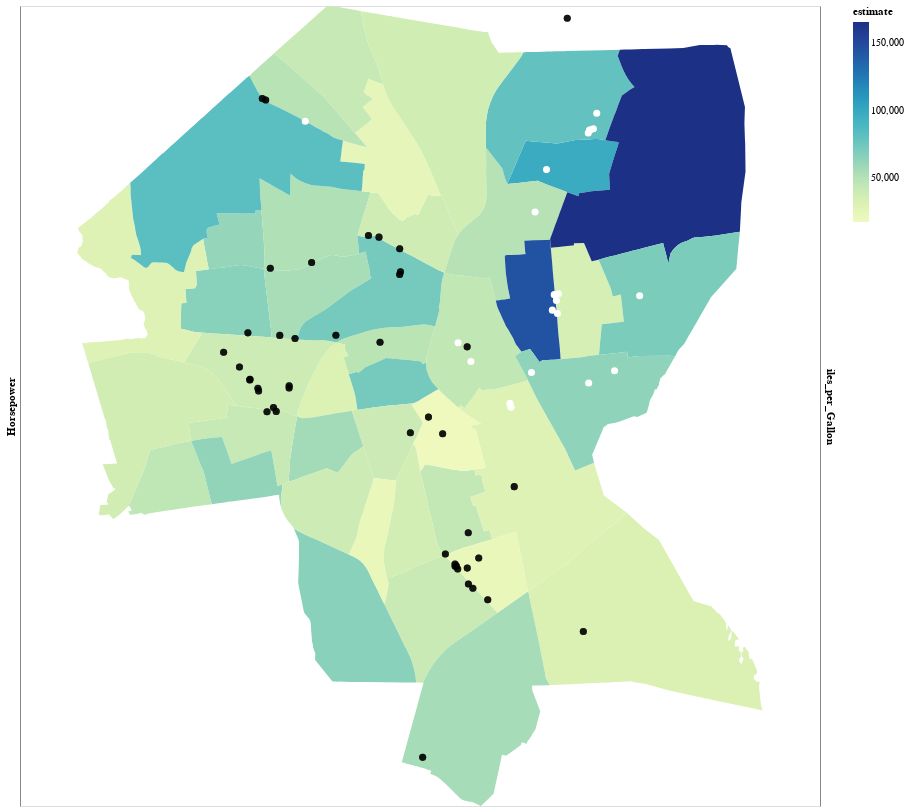

Notebook source saved alongside this figure:
### Code cell
(bg + AMS +  proposed_vendors + ICERM +alt.layer(line_B,line_A).resolve_scale(y='independent'))
